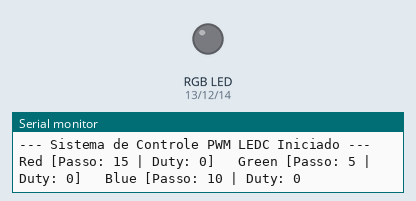
Bench run of a sketch on a simulated ESP32. Parts: an RGB LED mixed from three pins (HIGH = lit), the last lines printed to the serial monitor. Dim RGB values are drawn brighter than linear.

Above: at 0.05 s.
At 1.35 s:
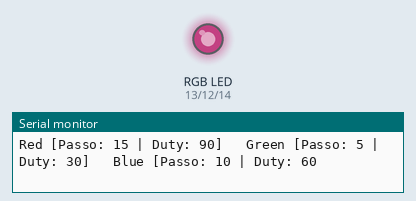
At 2.65 s:
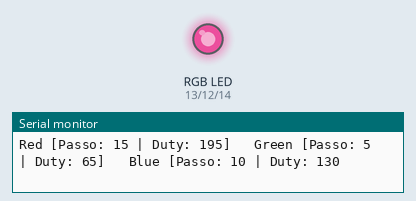
At 5.25 s:
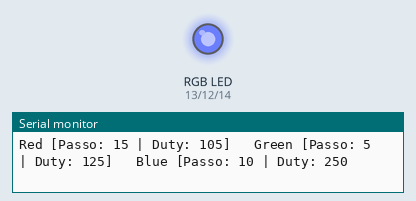
At 7.85 s:
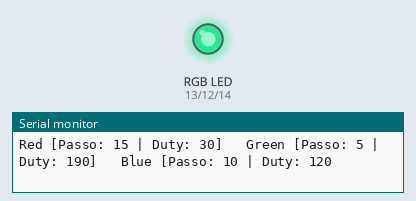
At 10.5 s:
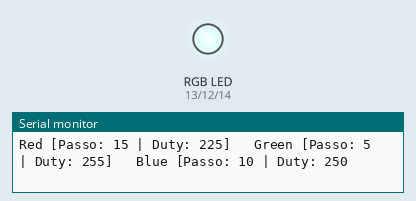
Timing chart, 0 to 13.7 s (numbered marks = the images above):
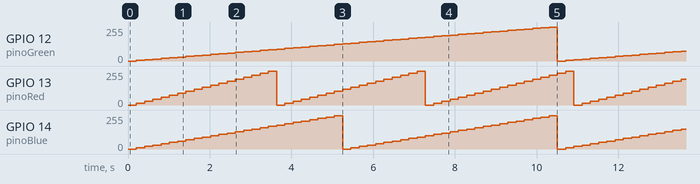

Measured:
- by itself, GPIO 12 (pinoGreen): ramps from 0/255 to 255/255 and jumps back, once every 10.5 s
- by itself, GPIO 14 (pinoBlue): ramps from 0/255 to 249/255 and jumps back, once every 5.3 s
- by itself, GPIO 13 (pinoRed): repeats every 3.6 s: 30/255 0.20 s, 45/255 0.20 s, 60/255 0.20 s, 75/255 0.20 s, 90/255 0.20 s, 105/255 0.20 s, 120/255 0.20 s, 134/255 0.20 s, 149/255 0.20 s, 164/255 0.20 s, 179/255 0.20 s, 194/255 0.20 s, 209/255 0.20 s, 224/255 0.20 s, 239/255 0.20 s, 255/255 0.20 s, 0/255 0.20 s, 15/255 0.20 s

The sketch:

Codigo_-_Parte_1.ino
```cpp
// Definição dos pinos GPIO para o LED
const int pinoRed   = 13;
const int pinoGreen = 12;
const int pinoBlue  = 14;

// Parâmetros do PWM
const int frequencia = 5000; // 5 kHz
const int resolucao  = 8;    // 8 bits

// Variáveis para armazenar o duty cycle atual de cada cor
int dutyRed   = 0;
int dutyGreen = 0;
int dutyBlue  = 0;

// Taxas de incremento independentes
const int passoRed   = 15; // Incremento 3x maior
const int passoGreen = 5;  // Incremento base
const int passoBlue  = 10; // Incremento 2x maior

void setup() {
  Serial.begin(115200);

  // Configura os pinos com a frequência e resolução definidas
  ledcAttach(pinoRed, frequencia, resolucao);
  ledcAttach(pinoGreen, frequencia, resolucao);
  ledcAttach(pinoBlue, frequencia, resolucao);

  Serial.println("--- Sistema de Controle PWM LEDC Iniciado ---");
}

void loop() {
  // Aplica os valores de duty cycle aos pinos
  ledcWrite(pinoRed, dutyRed);
  ledcWrite(pinoGreen, dutyGreen);
  ledcWrite(pinoBlue, dutyBlue);

  // Envia as informações pelo monitor serial
  Serial.print("Red [Passo: "); Serial.print(passoRed); Serial.print(" | Duty: "); Serial.print(dutyRed); Serial.print("] \t");
  Serial.print("Green [Passo: "); Serial.print(passoGreen); Serial.print(" | Duty: "); Serial.print(dutyGreen); Serial.print("] \t");
  Serial.print("Blue [Passo: "); Serial.print(passoBlue); Serial.print(" | Duty: "); Serial.println(dutyBlue);

  // Incrementa os duty cycles
  dutyRed   += passoRed;
  dutyGreen += passoGreen;
  dutyBlue  += passoBlue;

  // Lógica de loop
  if (dutyRed > 255)   dutyRed = 0;
  if (dutyGreen > 255) dutyGreen = 0;
  if (dutyBlue > 255)  dutyBlue = 0;

  delay(200); // Atraso para permitir a visualização no simulador e monitor serial
}
```
